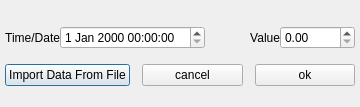
<?xml version="1.0" encoding="UTF-8"?>
<ui version="4.0">
 <class>DataInputGui</class>
 <widget class="QDialog" name="DataInputGui">
  <property name="windowModality">
   <enum>Qt::ApplicationModal</enum>
  </property>
  <property name="geometry">
   <rect>
    <x>0</x>
    <y>0</y>
    <width>360</width>
    <height>107</height>
   </rect>
  </property>
  <property name="windowTitle">
   <string>Dialog</string>
  </property>
  <layout class="QVBoxLayout" name="verticalLayout_2">
   <property name="spacing">
    <number>0</number>
   </property>
   <property name="margin">
    <number>0</number>
   </property>
   <item>
    <layout class="QVBoxLayout" name="verticalLayout">
     <item>
      <layout class="QHBoxLayout" name="horizontalLayout_4">
       <property name="leftMargin">
        <number>5</number>
       </property>
       <property name="topMargin">
        <number>5</number>
       </property>
       <property name="rightMargin">
        <number>5</number>
       </property>
       <property name="bottomMargin">
        <number>15</number>
       </property>
       <item>
        <layout class="QHBoxLayout" name="horizontalLayout">
         <item>
          <widget class="QLabel" name="label">
           <property name="text">
            <string>Time/Date</string>
           </property>
           <property name="alignment">
            <set>Qt::AlignRight|Qt::AlignTrailing|Qt::AlignVCenter</set>
           </property>
          </widget>
         </item>
         <item>
          <widget class="QDateTimeEdit" name="dateTimeEdit"/>
         </item>
        </layout>
       </item>
       <item>
        <layout class="QHBoxLayout" name="horizontalLayout_3">
         <property name="spacing">
          <number>0</number>
         </property>
         <item>
          <widget class="QLabel" name="label_2">
           <property name="text">
            <string>Value</string>
           </property>
           <property name="alignment">
            <set>Qt::AlignRight|Qt::AlignTrailing|Qt::AlignVCenter</set>
           </property>
          </widget>
         </item>
         <item>
          <widget class="QDoubleSpinBox" name="valueEntry"/>
         </item>
        </layout>
       </item>
      </layout>
     </item>
     <item>
      <layout class="QHBoxLayout" name="horizontalLayout_2">
       <property name="spacing">
        <number>12</number>
       </property>
       <property name="leftMargin">
        <number>5</number>
       </property>
       <property name="rightMargin">
        <number>5</number>
       </property>
       <item>
        <widget class="QPushButton" name="importButton">
         <property name="text">
          <string>Import Data From File</string>
         </property>
        </widget>
       </item>
       <item>
        <widget class="QPushButton" name="cancelButton">
         <property name="text">
          <string>cancel</string>
         </property>
        </widget>
       </item>
       <item>
        <widget class="QPushButton" name="okButton">
         <property name="text">
          <string>ok</string>
         </property>
        </widget>
       </item>
      </layout>
     </item>
    </layout>
   </item>
  </layout>
 </widget>
 <resources/>
 <connections/>
</ui>
